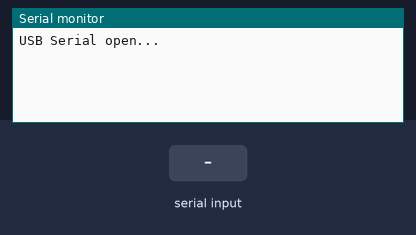
Bench run of a sketch on a simulated Arduino Nano, built with avr-gcc and run on an emulated ATmega328P. On the bench: the last lines printed to the serial monitor. The inputs (shaded band) are chosen by the test bench.

Above: at 1.2 s.
1.3 s: "1" received over the second serial link
At 2.2 s:
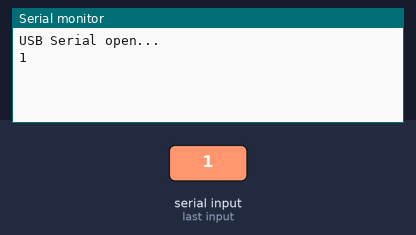
2.8 s: "0" received over the second serial link
At 3.3 s:
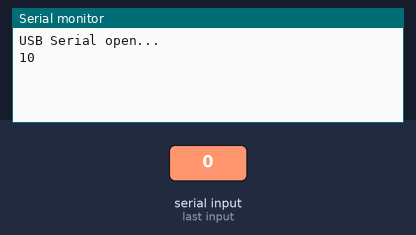

Measured:
- after the input at 1.3 s, the serial monitor: prints a new line at once (image 1)
- after the input at 2.8 s, the serial monitor: prints a new line at once (image 2)

The sketch:

Arduino-Nano-Bridge.ino
```cpp
#include <SoftwareSerial.h>

// RX,  TX
SoftwareSerial xBeeSerial(A0,A1); //RX,TX

void setup() {
  Serial.begin(57600);

  while(!Serial){
    ;
  }

  Serial.println("USB Serial open...");

  xBeeSerial.begin(57600);

}

void loop() {

  if(xBeeSerial.available()>0){
    Serial.write(xBeeSerial.read());

  }
  if(Serial.available() > 0){
    xBeeSerial.write(Serial.read());
  }

}
```
